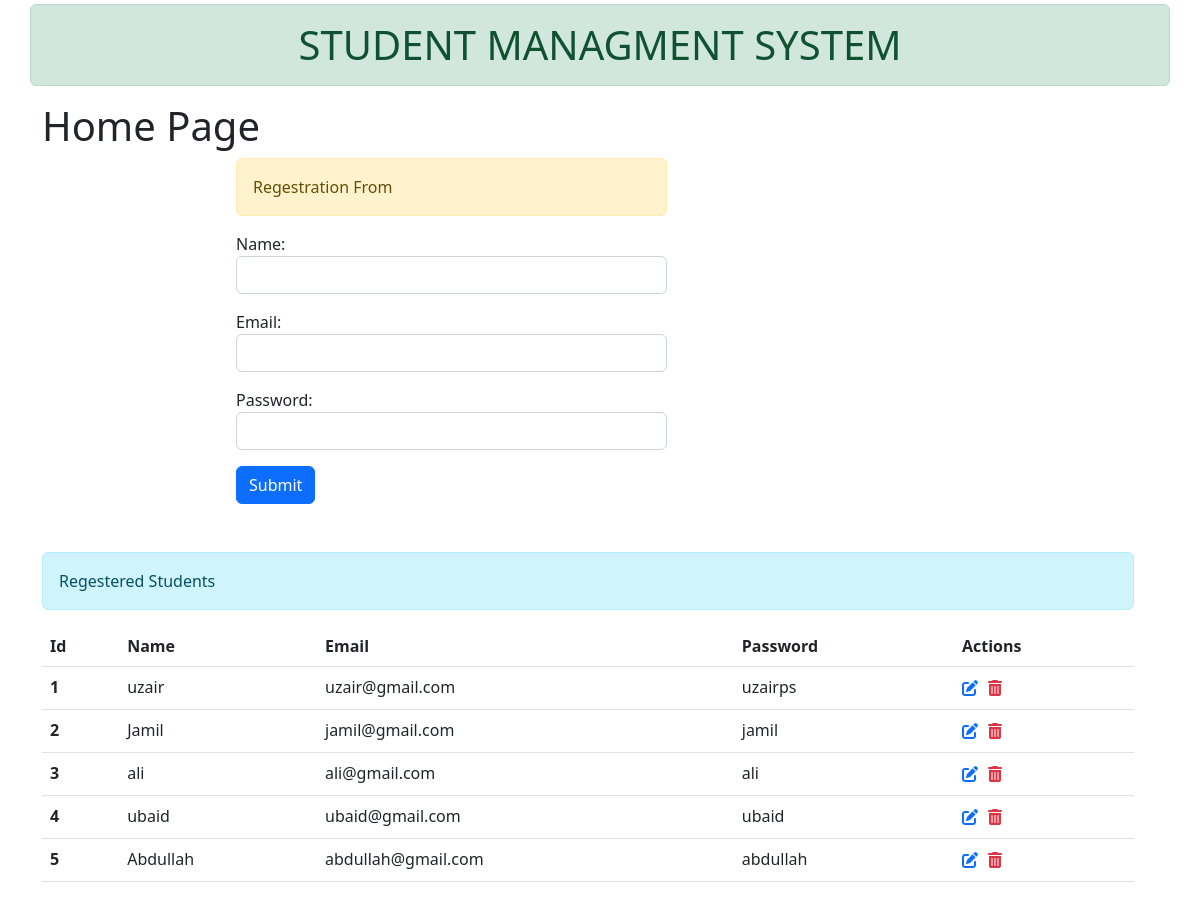
Before: / with the older database file.
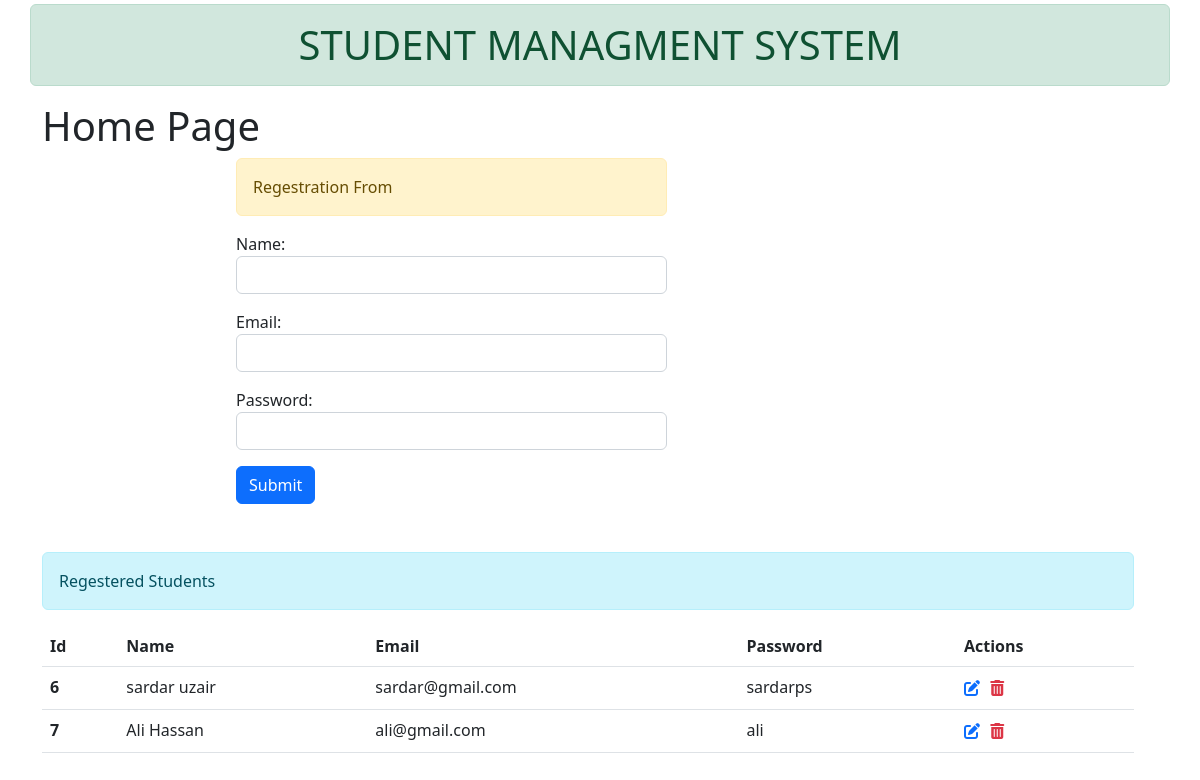
After: the same page with the newer database file.
### std/models.py (models this page shows, shortened)
class Students(models.Model):
    name = models.CharField(max_length=50,null=True)
    email = models.CharField(max_length=100, null=True)
    password = models.CharField(max_length=50, null=True)

### std/views.py (the view)
# urls.py: path('',views.Home,name='Home'),
def Home(request):
    form = StudentsForm()
    if request.method == 'POST':
        form=StudentsForm(request.POST)
        form.save()
        StudentsForm()
    data = Students.objects.all()
    contex={
        'form':form,
        'data':data
    }
    return render(request,'app/index.html',contex)

### std/forms.py
class StudentsForm(ModelForm):
    class Meta:
        model = Students
        fields = '__all__'
        widgets={
            'name':forms.TextInput(attrs={'class':'form-control'}),
            'email':forms.TextInput(attrs={'class':'form-control'}),
            'password':forms.PasswordInput(attrs={'class':'form-control'},render_value=True)
        }

### templates/app/index.html (shortened to what this page needs)
{% extends 'app/base.html' %}
{% block content %}
<h1>Home Page</h1>
<div class="row container">
  <div class="col col-5 offset-2">
    <div class="alert alert-warning">Regestration From</div>
    <form method="POST">
      {{form.as_p}}
      <input type="submit" value="Submit" class="btn btn-primary">
    </form>
  </div>
  <table class="table">
    <div class="alert alert-info mt-5">Regestered Students</div>
    <thead>
      <tr>
        <th scope="col">Id</th>
        <th scope="col">Name</th>
        <th scope="col">Email</th>
        <th scope="col">Password</th>
        <th scope="col">Actions</th>
      </tr>
    </thead>
    <tbody>
      {% for dt in data %}
      <tr>
        <th scope="row">{{ dt.id }}</th>
        <td>{{ dt.name }}</td>
        <td>{{ dt.email }}</td>
        <td>{{ dt.password }}</td>
        <td>
          <a href="{% url 'Update' dt.id %}">
            <i class="fa-solid fa-pen-to-square text-primary"></i>
          </a>
          <form action="{% url 'delete' dt.id %}" method="POST" class="d-inline">
            <button type="submit">
              <i class="fa-solid fa-trash-can text-danger"></i>
            </button>
          </form>
        </td>
      </tr>
      {% endfor %}
    </tbody>
  </table>
</div>
{% endblock content %}

### templates/app/base.html (shortened to what this page needs)
<!doctype html>
<html lang="en">
  <head>
    <link href="https://cdn.jsdelivr.net/npm/bootstrap@5.2.3/dist/css/bootstrap.min.css" rel="stylesheet">
    <link rel="stylesheet" href="https://cdnjs.cloudflare.com/ajax/libs/font-awesome/6.2.1/css/all.min.css" />
  </head>
  <body>
    <h1 class="alert alert-success container text-center mt-1">STUDENT MANAGMENT SYSTEM</h1>
    <div class="container">
    {% block content %}
    {% endblock content %}
    </div>
  </body>
</html>

### templates/app/base.html (style rules this page uses)
button { border: none; outline: none; background-color: transparent; }
a { text-decoration: none; color: black; }

Changed rows visible on the page:
removed Students: id "1", name "uzair", email "uzair@gmail.com", password "uzairps"
removed Students: id "2", name "Jamil", email "jamil@gmail.com", password "jamil"
removed Students: id "3", name "ali", email "ali@gmail.com", password "ali"
removed Students: id "4", name "ubaid", email "ubaid@gmail.com", password "ubaid"
removed Students: id "5", name "Abdullah", email "abdullah@gmail.com", password "abdullah"
added Students: id "6", name "sardar uzair", email "sardar@gmail.com", password "sardarps"
added Students: id "7", name "Ali Hassan", email "ali@gmail.com", password "ali"
